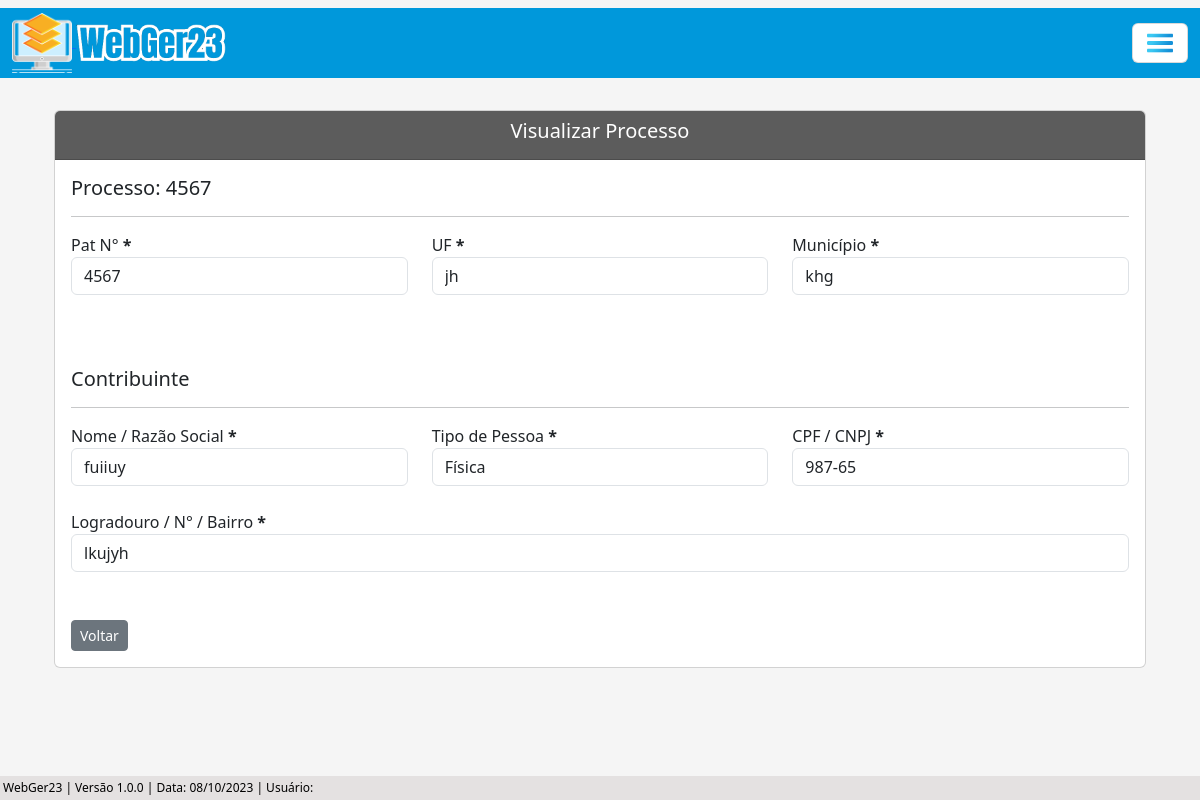
Screenshot of /visualizar/processo-adm/3/ with the database file from the repository.
### processo/models.py (models this page shows, shortened)
class Base(models.Model): # Classe base, será herdada pelas outras classes
    data_criacao = models.DateTimeField('data_criação', auto_now_add=True)
    usuario_criador = models.ForeignKey(get_user_model(), verbose_name='Usuário Criador', on_delete=models.SET_NULL, null=True)
    data_alteracao = models.DateTimeField('Alterado', auto_now=True)
    ativo = models.BooleanField('Ativo?', default=True)
    class Meta:
        abstract = True

class ProcessoAdm(Base):
    tipo_pessoas = (
        ('Física', 'Física'), ('Jurídica', 'Jurídica'),
    )
    numero = models.CharField(unique=True, verbose_name='N°', max_length=10) # Número do processo
    municipio = models.CharField(max_length=50, verbose_name='Município') # Município
    uf = models.CharField(max_length=2) # UF
    data_inicial = models.DateField(blank=True, null=True) # Data Inicial do Período do processo
    data_final = models.DateField(blank=True, null=True) # Data final do Período do processo
    data_div_ativa = models.DateField(blank=True, null=True) # Data dívida ativa
    valor_atributo = models.CharField(max_length=14, blank=True, null=True)  # Valor do atributo
    valor_multa = models.CharField(max_length=14, blank=True, null=True) # Valor da multa
    valor_credito = models.CharField(max_length=14, blank=True, null=True) # Valor do crédito
    valor_atualizado = models.CharField(max_length=14, blank=True, null=True) # Valor do atualizado
    data_valor_atualizado = models.DateField(blank=True, null=True) # Data valor atualizado
    nome_contribuinte = models.CharField(max_length=50)  # Nome / Razão Social
    tipo_pessoa = models.CharField(max_length=50, choices=tipo_pessoas) # Física / Jurídica # Utiliza choices(escolhas) para selecionar o tipo de pessoas
    documento = models.CharField(max_length=20, verbose_name='CPF/CNPJ', unique=True) # CPF / CNPJ
    nome_fantasia = models.CharField(max_length=50, blank=True, null=True) # Nome Fantasia
    email = models.EmailField(max_length=50, blank=True, null=True) # E-mail
    endereco = models.CharField(max_length=150) # Rua
    complemento = models.CharField(max_length=50, blank=True, null=True) # Complemento
    municipio_contribuinte = models.CharField(max_length=50, blank=True, null=True) # Município Contribuinte
    uf_contribuinte = models.CharField(max_length=2, verbose_name='UF', blank=True, null=True) # UF Contribuinte
    cep = models.CharField(max_length=10, blank=True, null=True) # CEP
    telefone = models.CharField(max_length=20, blank=True, null=True) # Telefone
    celular = models.CharField(max_length=20, blank=True, null=True) # Celular

### processo/views.py (the view)
# urls.py: path('visualizar/processo-adm/<int:pk>/', ProcessoAdmView.as_view(), name='proc-adm-view'),
class ProcessoAdmView(TemplateView):
    template_name = 'processos/views/processo_adm_view.html'
    def get_context_data(self, **kwargs):
        processo_pk = self.kwargs.get('pk') # Pega a PK do processo através da URL
        context = super().get_context_data(**kwargs)
        context['dados_processo'] = ProcessoAdm.objects.filter(pk=processo_pk) # Filtra os dados do processo através da pk
        return context

### processo/templates/processos/views/processo_adm_view.html (shortened to what this page needs)
{% extends 'index.html' %}
{% load static %}
{% load widget_tweaks %}
{% block conteudo %}
    <div class="container p-4">
        <div class="card">
            <div class="card-header text-white" style="background-color: #5c5c5c;">
                <h5 style="text-align: center;">Visualizar Processo</h5>
            </div>
            <div class="card-body">
                {% for atributo in dados_processo %}
                    <h5>Processo: {{ atributo.numero }}</h5>
                    <hr>
                    <div class="row">
                        {% if atributo.numero %}
                            <div class="col">
                                <label for="numero">Pat N° <b>*</b></label>
                                <input type="text" class="form-control" value="{{ atributo.numero}}" readonly>
                            </div>
                        {% endif %}
                        {% if atributo.uf %}
                            <div class="col">
                                <label for="uf">UF <b>*</b></label>
                                <input type="text" class="form-control" value="{{ atributo.uf }}" readonly>
                            </div>
                        {% endif %}
                        {% if atributo.municipio %}
                            <div class="col">
                                <label for="municipio">Município <b>*</b></label>
                                <input type="text" class="form-control" value="{{ atributo.municipio }}" readonly>
                            </div>
                        {% endif %}
                    </div>
                    <br>
                    <br><br>
                    <h5>Contribuinte</h5>
                    <hr>
                    <div class="row">
                        {% if atributo.nome_contribuinte %}
                            <div class="col">
                                <label for="nome_contribuinte">Nome / Razão Social <b>*</b></label>
                                <input type="text" class="form-control" value="{{ atributo.nome_contribuinte }}" readonly>
                            </div>
                        {% endif %}
                        {% if atributo.tipo_pessoa %}
                            <div class="col">
                                <label for="tipo_pessoa">Tipo de Pessoa <b>*</b></label>
                                <input type="text" class="form-control" value="{{ atributo.tipo_pessoa }}" readonly>
                            </div>
                        {% endif %}
                        {% if atributo.documento %}
                            <div class="col">
                                <label for="documento">CPF / CNPJ <b>*</b></label>
                                <input type="text" class="form-control" value="{{ atributo.documento }}" readonly>
                            </div>
                        {% endif %}
                    </div>
                    <br>
                    <div class="row">
                        {% if atributo.endereco %}
                            <div class="col">
                                <label for="endereco">Logradouro / N° / Bairro <b>*</b></label>
                                <input type="text" class="form-control" value="{{ atributo.endereco }}" id="endereco" readonly>
                            </div>
                        {% endif %}
                    </div>
                    <br>
                    <br>
                    <a href="{% url 'proc-adm-list' %}" class="btn btn-secondary btn-sm">Voltar</a>
                {% endfor %}
            </div>
        </div>
    </div>
    <br><br>
{% endblock %}

### core/static/css/estilos.css (style rules this page uses)
body { background-color: whitesmoke; margin: 0; padding: 0; display: flex; flex-direction: column; min-height: 100vh; position: relative; }

### rows the page displays
ProcessoAdm: numero "4567", uf "jh", municipio "khg", nome_contribuinte "fuiiuy", tipo_pessoa "Física", documento "987-65", endereco "lkujyh"
